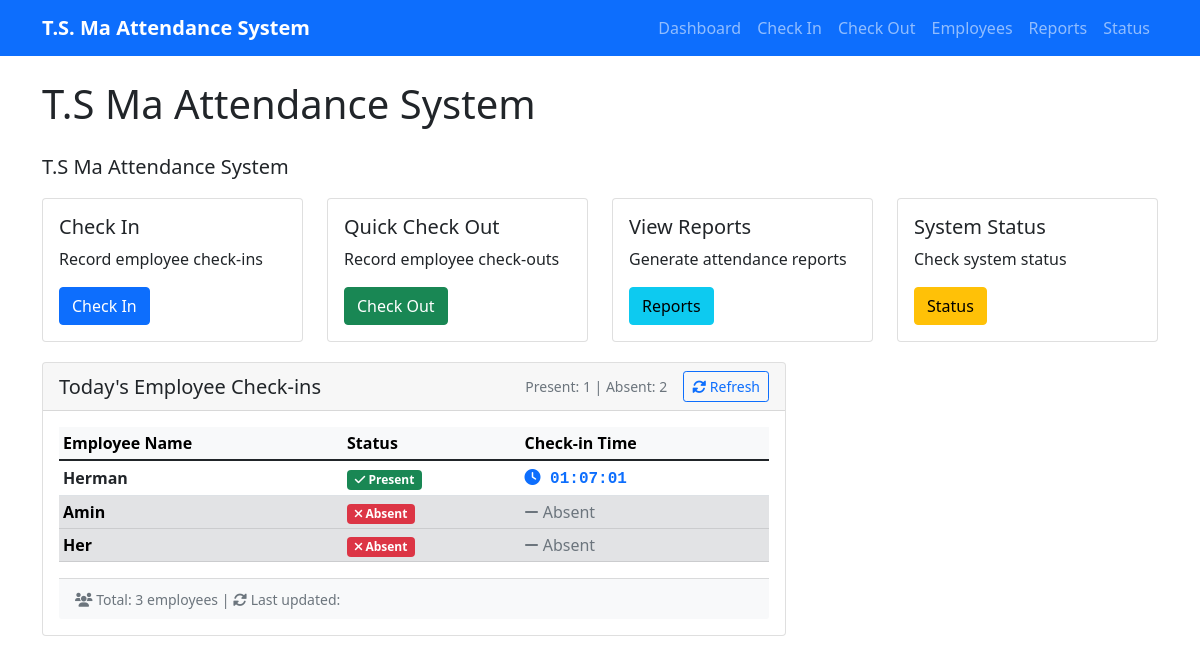
Before: / with the older database file.
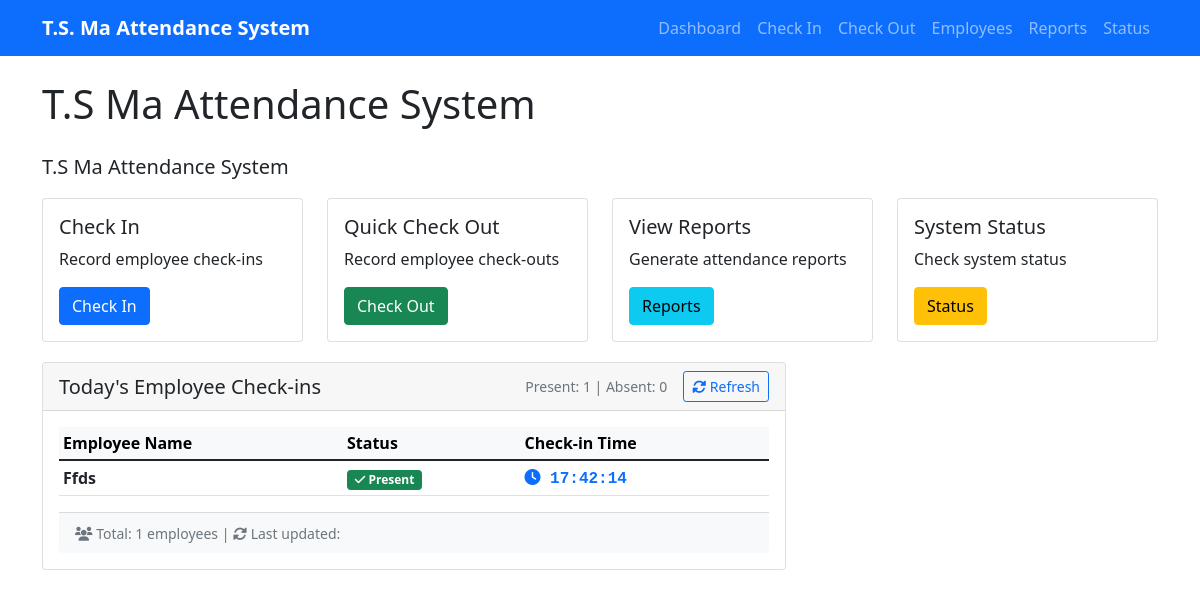
After: the same page with the newer database file.
### tables this page shows
CREATE TABLE attendance (
                    id INTEGER PRIMARY KEY AUTOINCREMENT,
                    name TEXT NOT NULL,
                    date TEXT NOT NULL,
                    check_in_time TEXT,
                    check_out_time TEXT,
                    total_hours REAL,
                    status TEXT DEFAULT 'Absent',
                    created_at TIMESTAMP DEFAULT CURRENT_TIMESTAMP
                );

CREATE TABLE employees (
                    id INTEGER PRIMARY KEY AUTOINCREMENT,
                    name TEXT UNIQUE NOT NULL,
                    employee_id TEXT UNIQUE,
                    department TEXT,
                    position TEXT,
                    is_active BOOLEAN DEFAULT 1,
                    created_at TIMESTAMP DEFAULT CURRENT_TIMESTAMP
                );

### attendance_web_server.py (the view)
@app.route('/')
def index():
    db = get_db()
    summary = db.get_daily_summary()
    today = datetime.now().strftime('%Y-%m-%d')
    today_records = db.get_attendance_report(today, today)
    all_employees = db.get_employees()
    employee_checkins = []
    checked_in_employees = {record['name']: record for record in today_records if record.get('check_in_time')}
    for name, record in checked_in_employees.items():
        check_in_time = record['check_in_time']
        if isinstance(check_in_time, str) and ' ' in check_in_time:
            try:
                time_part = datetime.strptime(check_in_time, '%Y-%m-%d %H:%M:%S').strftime('%H:%M:%S')
            except:
                time_part = check_in_time
        else:
            time_part = str(check_in_time)
        employee_checkins.append({
            'name': name,
            'status': 'Present',
            'check_in_time': time_part,
            'sort_time': check_in_time  # For sorting purposes
        })
    checked_in_names = set(checked_in_employees.keys())
    for employee in all_employees:
        if employee['name'] not in checked_in_names:
            employee_checkins.append({
                'name': employee['name'],
                'status': 'Absent',
                'check_in_time': 'Absent',
                'sort_time': '0000-00-00 00:00:00'  # Sort absent employees to the end
            })
    employee_checkins.sort(key=lambda x: x['sort_time'], reverse=True)
    return render_template('index.html',
                         summary=summary,
                         employee_checkins=employee_checkins)

### attendance_database.py (called while the page is built)
    def _get_connection(self):
        return sqlite3.connect(self.db_path, check_same_thread=False)

    def get_employees(self) -> List[Dict]:
        try:
            conn = self._get_connection()
            cursor = conn.cursor()
            cursor.execute('''
                SELECT id, name, employee_id, department, position
                FROM employees
                WHERE is_active = 1
                ORDER BY name
            ''')
            employees = []
            for row in cursor.fetchall():
                employees.append({
                    'id': row[0],
                    'name': row[1],
                    'employee_id': row[2],
                    'department': row[3],
                    'position': row[4]
                })
            conn.close()
            return employees
        except Exception as e:
            print(f"Error getting employees: {e}")
            return []

### attendance_web_server.py (called while the page is built)
def get_db():
    global db
    if db is None:
        db = AttendanceDatabase()
    return db

### templates/index.html (shortened to what the changed rows need)
{% extends "base.html" %}
{% block content %}
<div class="row">
    <div class="col-md-12">
        <h1 class="mb-4">T.S Ma Attendance System</h1>
    </div>
</div>
<div class="col-md-8">
    <div class="card">
        <div class="card-header">
            <div class="d-flex justify-content-between align-items-center">
                <div class="d-flex align-items-center">
                    <small class="text-muted me-3">
                        Present: {{ summary.present_employees }} | Absent: {{ summary.absent_employees }}
                    </small>
                    <button class="btn btn-sm btn-outline-primary" onclick="location.reload()">
                        <i class="fas fa-sync-alt"></i> Refresh
                    </button>
                </div>
            </div>
        </div>
        <div class="card-body">
            {% if employee_checkins %}
                <div class="table-responsive employee-table">
                    <table class="table table-sm table-hover">
                        <thead class="table-light">
                            <tr>
                                <th width="40%">Employee Name</th>
                                <th width="25%">Status</th>
                                <th width="35%">Check-in Time</th>
                            </tr>
                        </thead>
                        <tbody>
                            {% for employee in employee_checkins %}
                            <tr class="{% if employee.status == 'Absent' %}table-secondary{% endif %}">
                                <td>
                                    <strong>{{ employee.name }}</strong>
                                </td>
                                <td>
                                    {% if employee.status == 'Present' %}
                                        <span class="badge bg-success">
                                            <i class="fas fa-check"></i> {{ employee.status }}
                                        </span>
                                    {% else %}
                                        <span class="badge bg-danger">
                                            <i class="fas fa-times"></i> {{ employee.status }}
                                        </span>
                                    {% endif %}
                                </td>
                                <td>
                                    {% if employee.check_in_time != 'Absent' %}
                                        <span class="text-primary check-in-time">
                                            <i class="fas fa-clock"></i> {{ employee.check_in_time }}
                                        </span>
                                    {% else %}
                                        <span class="text-muted">
                                            <i class="fas fa-minus"></i> {{ employee.check_in_time }}
                                        </span>
                                    {% endif %}
                                </td>
                            </tr>
                            {% endfor %}
                        </tbody>
                    </table>
                </div>
                <div class="card-footer bg-light">
                    <small class="text-muted">
                        <i class="fas fa-users"></i> Total: {{ employee_checkins|length }} employees |
                        <i class="fas fa-sync-alt"></i> Last updated:
                    </small>
                </div>
            {% else %}
                <div class="text-center py-4">
                    <i class="fas fa-exclamation-triangle text-warning fa-2x mb-2"></i>
                    <p>No employee data available</p>
                </div>
            {% endif %}
        </div>
    </div>
</div>
{% endblock %}

Changed rows visible on the page:
removed attendance: name "Herman", status "Present", check_in_time "01:07:01"
no longer on this page (row edited): employees: name "Amin", status "Absent", check_in_time "Absent"
removed employees: name "Her", status "Absent", check_in_time "Absent"
now on this page (row edited): attendance: name "Ffds", status "Present", check_in_time "17:42:14"
Other visible differences:
{{ summary.absent_employees }}: "2" → "0"
{{ employee_checkins|length }}: "3" → "1"
